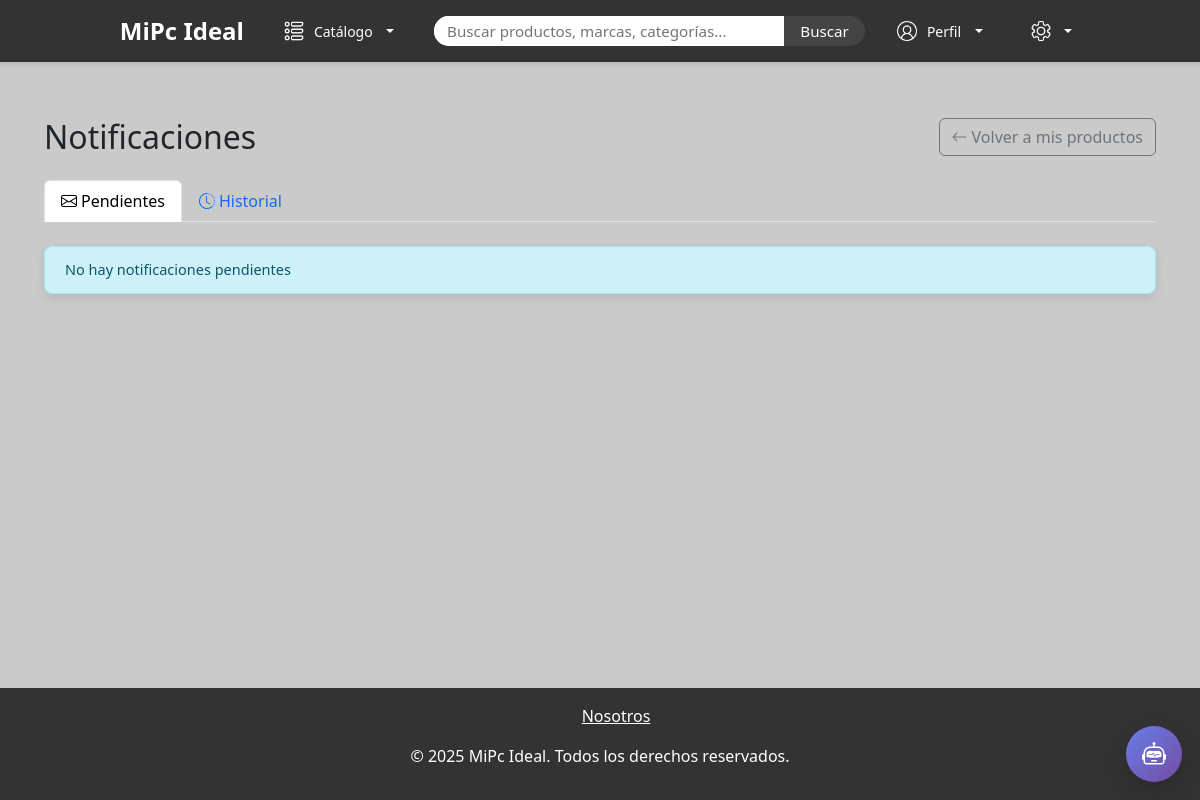
The page /store/notifications/ (signed in) on the database as committed earlier.
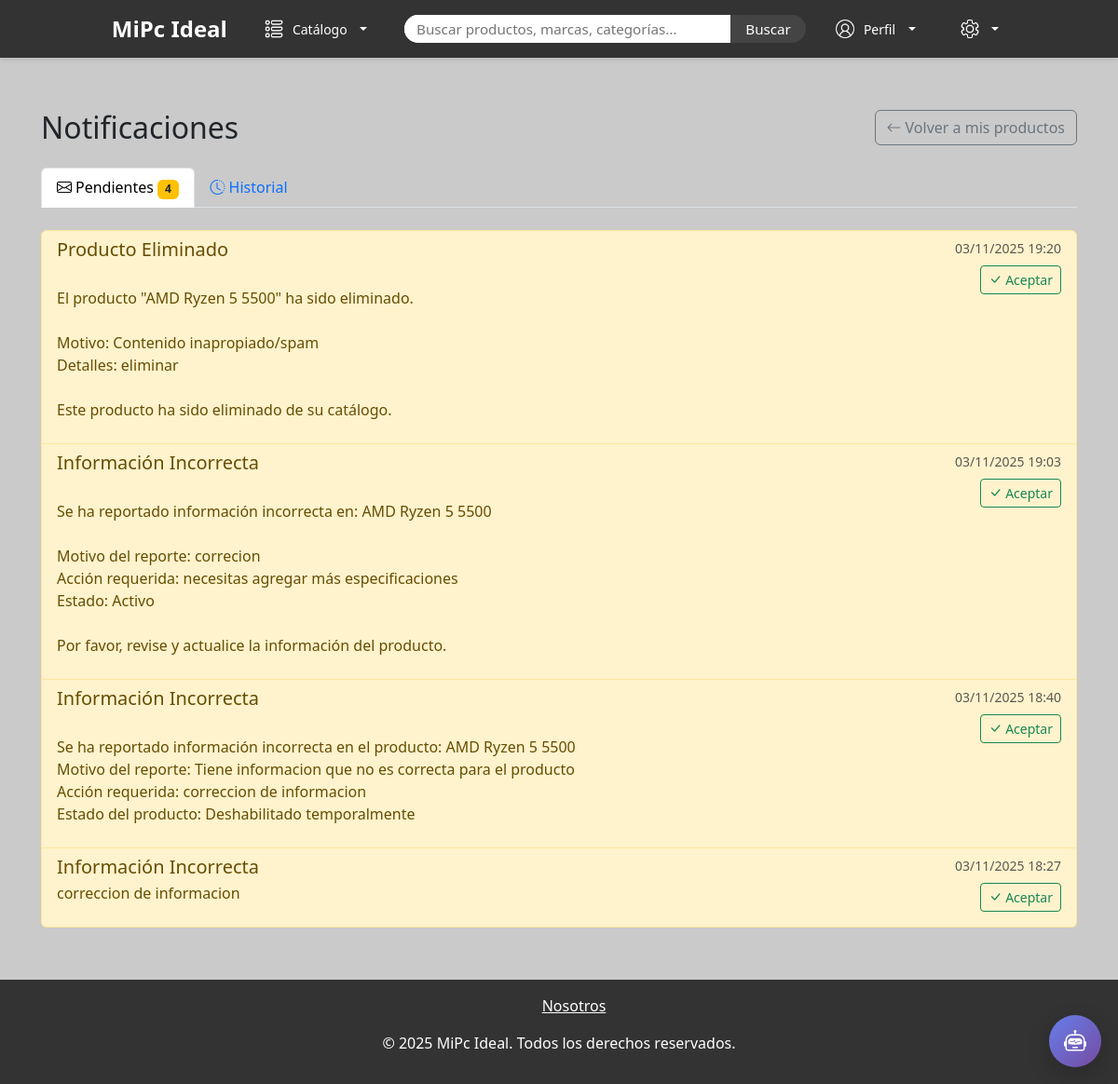
The same page on the database as committed later.
### app/models.py (models this page shows)
class Notificacion(models.Model):
    TIPOS_NOTIFICACION = [
        ('reporte_producto', 'Reporte de Producto'),
        ('producto_eliminado', 'Producto Eliminado'),
        ('info_incorrecta', 'Información Incorrecta'),
        ('otro', 'Otro'),
    ]
    tienda = models.ForeignKey('Tienda', on_delete=models.CASCADE)
    tipo = models.CharField(max_length=50, choices=TIPOS_NOTIFICACION, help_text="Tipo de notificación")
    mensaje = models.TextField()
    producto = models.ForeignKey('Producto', null=True, blank=True, on_delete=models.SET_NULL)
    created_at = models.DateTimeField(auto_now_add=True)
    leida = models.BooleanField(default=False)
    class Meta:
        ordering = ['-created_at']
        verbose_name = 'Notificación'
        verbose_name_plural = 'Notificaciones'

### app/views.py (the view)
# urls.py: path('store/notifications/', views.store_notifications, name='store_notifications'),
@login_required
def store_notifications(request):
    profile = _require_store_profile(request)
    if not profile:
        return redirect('home')
    tienda = get_object_or_404(Tienda, user=request.user)
    show_read = request.GET.get('filter') == 'all'
    notifications = Notificacion.objects.filter(tienda=tienda)
    if not show_read:
        notifications = notifications.filter(leida=False)
    notifications = notifications.order_by('-created_at')
    unread_count = notifications.filter(leida=False).count()
    return render(request, 'store/notifications.html', {
        'notifications': notifications,
        'show_read': show_read,
        'unread_count': unread_count,
    })

### app/context_processors.py (called while the page is built)
def categorias_context(request):
    return {
        'categorias': CategoriaProducto.objects.all(),
        'tiposproductos': TipoProducto.objects.all()
    }

def perfil_context(request):
    perfil = None
    if request.user.is_authenticated:
        try:
            perfil = Profile.objects.get(user=request.user)
        except Profile.DoesNotExist:
            perfil = None
    return {'perfil': perfil}

def user_profile_type(request):
    if request.user.is_authenticated:
        profile = Profile.objects.filter(user=request.user).first()
        if profile:
            return {'profile_type': profile.profile_type}
    return {}

### app/views.py (called while the page is built)
def _require_store_profile(request):
    profile = Profile.objects.get(user=request.user)
    if profile.profile_type != 'tienda':
        messages.error(request, "Debes tener perfil de tienda para acceder.")
        return None
    return profile

### app/templates/store/notifications.html (shortened to what this page needs)
{% extends "base.html" %}
{% block content %}
<div class="container py-4">
    <div class="d-flex justify-content-between align-items-center mb-4">
        <h2 class="mb-0">Notificaciones</h2>
        <a href="{% url 'store_offers_list' %}" class="btn btn-outline-secondary">
            <i class="bi bi-arrow-left me-1"></i>Volver a mis productos
        </a>
    </div>
    <ul class="nav nav-tabs mb-4">
        <li class="nav-item">
            <a class="nav-link {% if not show_read %}active{% endif %}" href="?filter=unread">
                <i class="bi bi-envelope me-1"></i>Pendientes
                {% if unread_count %}<span class="badge bg-warning text-dark">{{ unread_count }}</span>{% endif %}
            </a>
        </li>
        <li class="nav-item">
            <a class="nav-link {% if show_read %}active{% endif %}" href="?filter=all">
                <i class="bi bi-clock-history me-1"></i>Historial
            </a>
        </li>
    </ul>
    {% if notifications %}
        <div class="list-group">
            {% for n in notifications %}
                <div class="list-group-item {% if not n.leida %}list-group-item-warning{% endif %}">
                    <div class="d-flex w-100 justify-content-between">
                        <div class="flex-grow-1">
                            <h5 class="mb-1">{{ n.get_tipo_display }}</h5>
                            <p class="mb-1 whitespace-pre-line">{{ n.mensaje|linebreaks }}</p>
                        </div>
                        <div class="ms-3 text-end" style="min-width: 120px;">
                            <small class="text-muted d-block mb-2">{{ n.created_at|date:"d/m/Y H:i" }}</small>
                            {% if not n.leida %}
                                <form method="post" action="{% url 'mark_notification_read' n.id %}">
                                    <button type="submit" class="btn btn-sm btn-outline-success">
                                        <i class="bi bi-check-lg me-1"></i>Aceptar
                                    </button>
                                </form>
                            {% endif %}
                        </div>
                    </div>
                </div>
            {% endfor %}
        </div>
    {% else %}
        <div class="alert alert-info">
            {% if show_read %}
                No hay notificaciones en el historial
            {% else %}
                No hay notificaciones pendientes
            {% endif %}
        </div>
    {% endif %}
</div>
{% endblock %}

Rows that differ between the two databases and show on the page:
added Notificacion: tipo "Producto Eliminado", mensaje "El producto \"AMD Ryzen 5 5500\" ha sido eliminado. Motivo: Contenido inapropiado/spam Detalles: eliminar Este producto ha sido eliminado de su catálogo.", created_at "03/11/2025 19:20"
added Notificacion: tipo "Información Incorrecta", mensaje "Se ha reportado información incorrecta en: AMD Ryzen 5 5500 Motivo del reporte: correcion Acción requerida: necesitas agregar más especificaciones Estado: Activo Por favor, revise y actualice la información del producto.", created_at "03/11/2025 19:03"
added Notificacion: tipo "Información Incorrecta", mensaje "Se ha reportado información incorrecta en el producto: AMD Ryzen 5 5500 Motivo del reporte: Tiene informacion que no es correcta para el producto Acción requerida: correccion de informacion Estado del producto: Deshabilitado temporalmente", created_at "03/11/2025 18:40"
added Notificacion: tipo "Información Incorrecta", mensaje "correccion de informacion", created_at "03/11/2025 18:27"
Other text that changed with them:
{{ unread_count }}: (not shown) → "4"
text no longer shown: "No hay notificaciones pendientes"
